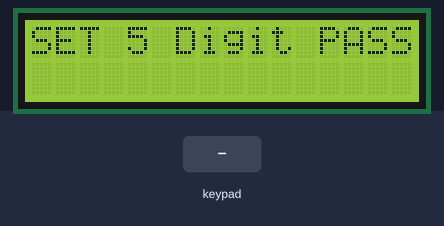
The sketch below on a simulated Arduino Uno, built with avr-gcc and run on an emulated ATmega328P. Shown: 16×2 character LCD. Wiring (inferred from the names in the program): 4×4 keypad with keys 1 2 3 A 4 5 6 B 7 8 9 C * 0 # D: rows A1, A0, pin 8, pin 9; columns pin 10, pin 11, pin 12, pin 13. The inputs (shaded band) are chosen by the test bench.

Above: at 1.2 s.
1.3 s: keypad keys 1 2 3 4 # pressed 0.4 s apart
At 4.0 s:
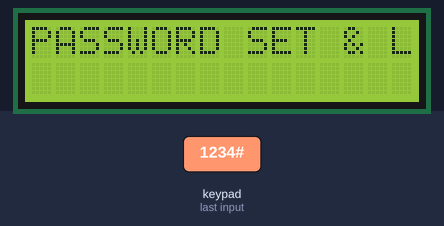
4.8 s: key 'A' pressed
At 5.7 s:
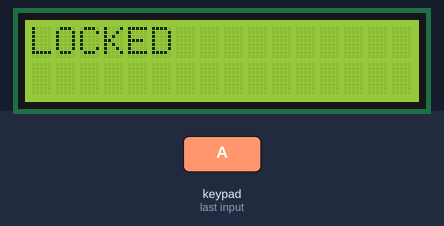
6.8 s: key '*' pressed
At 7.8 s:
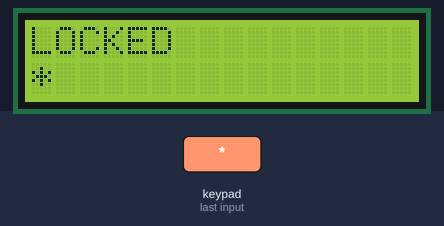
8.3 s: keypad keys 1 2 3 4 * pressed 0.4 s apart
At 11.3 s:
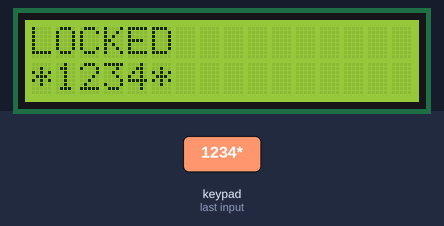
11.8 s: key '#' pressed
At 12.8 s:
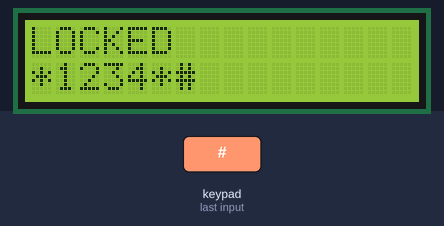
13.3 s: keypad keys 1 2 3 4 D pressed 0.4 s apart
At 16.3 s:
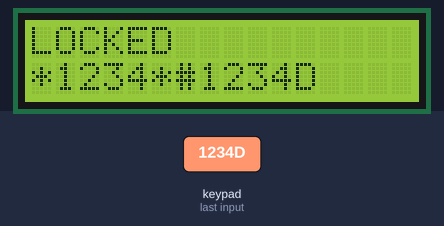
Timing chart, 0 to 17.8 s (numbered marks = the images above; inputs shaded):
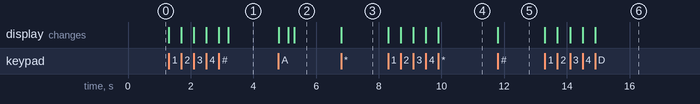

The sketch:

password_2.ino
```cpp
#include<LiquidCrystal.h>
LiquidCrystal lcd(7,6,5,4,3,2);
int row[]={A1,A0,8,9};// Defining row pins of keypad connected to Arduino pins
int col[]={10,11,12,13};//Defining column pins of keypad connected to Arduino
int i,j,lcd_count,count=1,key_id=0,flag,entry=0;// See About the Program
int col_scan;// Variable to identify a key press
char temp_press; // Variable to hold value of key press
char check[6],pass[6]; // See About the Program

void setup()
{
lcd.begin(16,2);
for(i=0;i<=3;i++)
{
pinMode(row[i],OUTPUT);
pinMode(col[i],INPUT);
digitalWrite(col[i],HIGH);
}
lcd.print("SET 5 Digit PASS");
}

/* Main Program Begins */

void loop()
{
 while(entry<=4)// Password Setting Loop begins
{
SetPassword();
}
// Password Setting Loop Ends

key_id=0;
keyscan(); // Scan for a Key Press

/* Actions on Key Press begins */

if(key_id==1) // Condition to Check Key is Pressed
{
 check[count]=temp_press;
count++;

/* Condition to Unlock Begins*/

if(temp_press=='A')
{
  checkPassword();
if(flag==0)
{
lcd.setCursor(0,0);
lcd.print("UNLOCKED");

}else{
lcd.setCursor(0,0);
lcd.print("WRONG PASSWORD");
delay(200);
lcd.clear();
lcd.print("LOCKED");
}
count=1; // Resetting the counter variable
}

/* Condition to Unlock Ends*/

/* Condition to Change Password Begins */

else if(temp_press=='C')
{
checkPassword();
if(flag==0)
{
lcd.setCursor(0,0);
lcd.print("ENTER NEW PASS");
key_id=0;
entry=0;
}else{
lcd.setCursor(0,0);
lcd.print("WRONG PASSWORD");
}
count=1; // Resetting the counter variable
}

/* Condition to Change Password Ends */

/* Condition to LOCK Begins*/

else if(temp_press=='B')
{
lcd.setCursor(0,0);
lcd.print("LOCKED");
count=1; // Resetting the counter variable
}
/* Condition to LOCK Ends*/
}

/* Actions on Key Press Ends*/
}

/* Main Program Ends */


void SetPassword() // Subroutine to SET User Defined Password
{
keyscan();
if(key_id==1)
{
if(temp_press=='A'||temp_press=='C'||temp_press=='B') // Condition to Check for an Invalid Keypress
{
lcd.setCursor(0,0);
lcd.print("INVALID KEYS");
entry=0;
}
else

{
  pass[entry]=temp_press;

}
}
key_id=0;
if(entry==5)
{
lcd.clear();
lcd.setCursor(0,0);
lcd.print("PASSWORD SET & LOCKED");
}} // Subroutine to SET Password ENDS

char keyscan()// Subroutine to Scan Keypad for a Keypress
{
for(i=0; i<=3; i++)
{
digitalWrite(row[0],HIGH);
digitalWrite(row[1],HIGH);
digitalWrite(row[2],HIGH);
digitalWrite(row[3],HIGH);
digitalWrite(row[i],LOW);
for(j=0; j<=3; j++)
{
col_scan=digitalRead(col[j]);
if(col_scan==LOW)
{
  key_id=1;
  entry++;
temp_press=keypress(i,j);
lcd.setCursor(lcd_count++,1);
lcd.print(temp_press);
if(temp_press=='A'||temp_press=='C'||temp_press=='B')
{
lcd_count=0;
lcd.clear();
}
delay(300);
break;
}}
}}// Subroutine to Scan Keypress Ends

char keypress(int i, int j) // Subroutine to Identify the value of Key pressed
{
if(i==0&&j==0)
{
return('1');
}
if(i==0&&j==1)
{
return('2');
}
if(i==0&&j==2)
{
return('3');
}
if(i==0&&j==3)
{
return('A');
}
if(i==1&&j==0)
{
return('4');
}
if(i==1&&j==1)
{
return('5');
}
if(i==1&&j==2)
{
return('6');
}
if(i==1&&j==3)
{
return('B');
}
if(i==2&&j==0)
{
return('7');
}
if(i==2&&j==1)
{
return('8');
}
if(i==2&&j==2)
{
return('9');
}
if(i==2&&j==3)
{
return('C');
}
if(i==3&&j==0)
{
return('*');
}
if(i==3&&j==1)
{
return('0');
}
if(i==3&&j==2)
{
return('#');
}
if(i==3&&j==3)
{
return('D');
}
} // Subroutine to identify Keypress Ends

void checkPassword() // Subroutine to Check User Input Data with SET Password
{
flag=0;
for(i=1;i<=5&&flag==0;i++)
{
if(check[i]==pass[i])
{
flag=0;
}
else
{flag=1;
}}} // Subroutine to check password ends
```

Measured:
- after the input at 1.3 s, the display: first changes at once (image 1 shows a later state)
- after the input at 4.8 s, the display: first changes at once (image 2 shows a later state)
- after the input at 6.8 s, the display: changes at once (image 3)
- after the input at 8.3 s, the display: first changes at once (image 4 shows a later state)
- after the input at 11.8 s, the display: changes at once (image 5)
- after the input at 13.3 s, the display: first changes at once (image 6 shows a later state)
